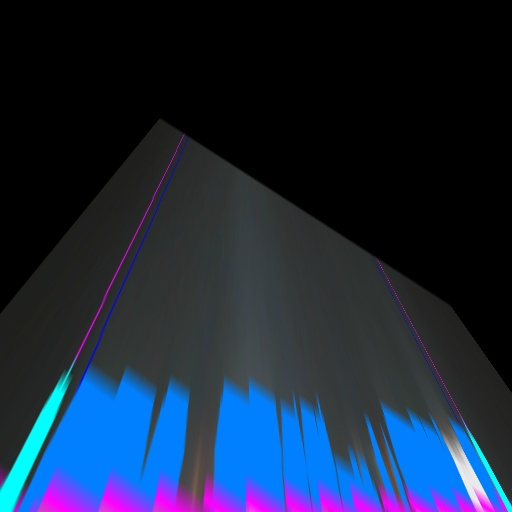
#> input picture adjust_1.jpg, 512 x 512 px, found by its file name
$ python challenge3.py   (older library calls are emulated)
#> lines starting #> are read from the running program, lines starting #| are printed output that depends on the picture
import os
import numpy
import scipy
from scipy import ndimage

im = scipy.misc.imread('../cifar10_image/adjust/adjust_1.jpg')
#> im is the input picture: shape (512, 512, 3); mean R, G, B 25.8, 39.3, 61.8
im = im.astype('int32')
dx = ndimage.sobel(im, 1) # horizontal derivative
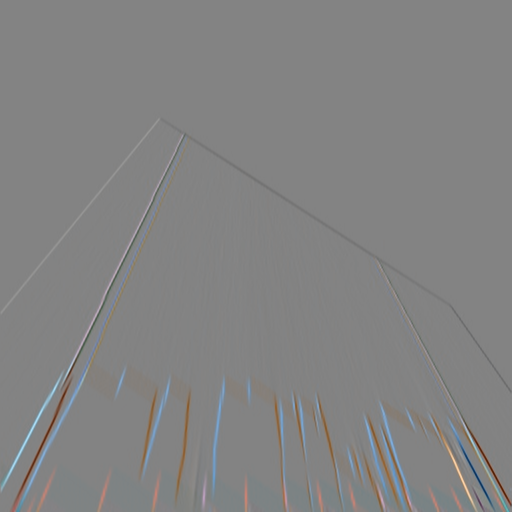
#> dx: shape (512, 512, 3) int32; mean R, G, B -0.4, -0.6, -0.8; drawn with min black and max white
dy = ndimage.sobel(im, 0) # vertical derivative
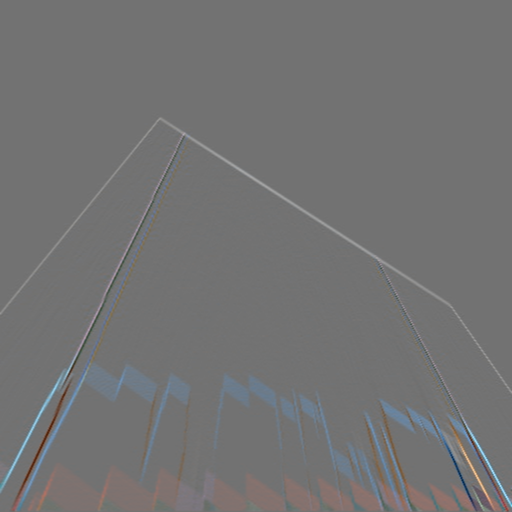
#> dy: shape (512, 512, 3) int32; mean R, G, B 9.7, 8.1, 12; drawn with min black and max white
mag = numpy.hypot(dx, dy) # magnitude
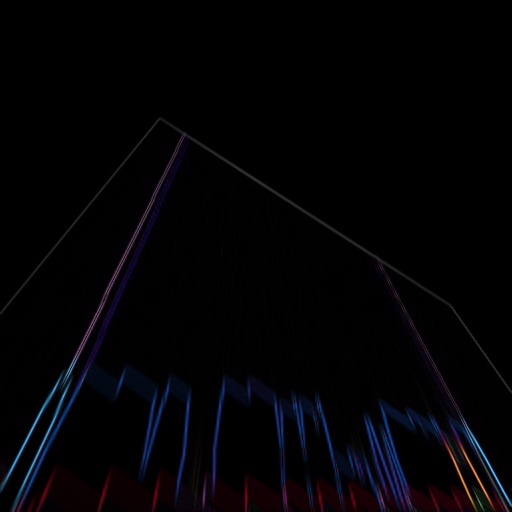
#> mag: shape (512, 512, 3) float64; mean R, G, B 42.6, 36.5, 66.6; drawn with min black and max white
mag *= 255.0 / numpy.max(mag) # normalize (Q&D)
ga = ndimage.filters.uniform_filter1d(mag, 1000, 0)
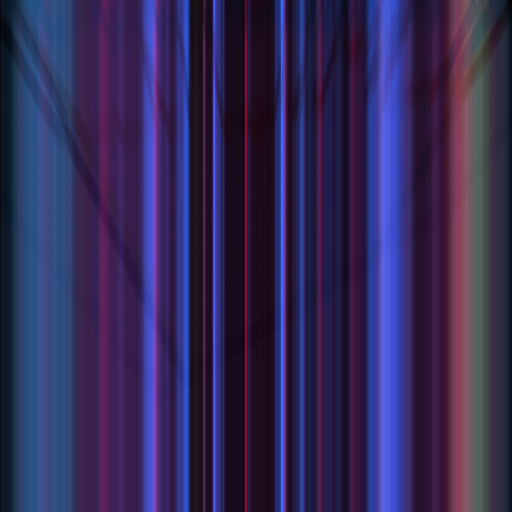
#> ga: shape (512, 512, 3) float64; mean R, G, B 3.38, 2.9, 5.28; drawn with min black and max white
ga *= 255.0 / numpy.max(ga)
scipy.misc.imsave('../cifar10_image/sobel/sobel_1.jpg', mag);

os.system("./challenge3 ../cifar10_image/adjust/adjust_1.jpg")

$ run again, with adjust_00.jpg copied over adjust_1.jpg
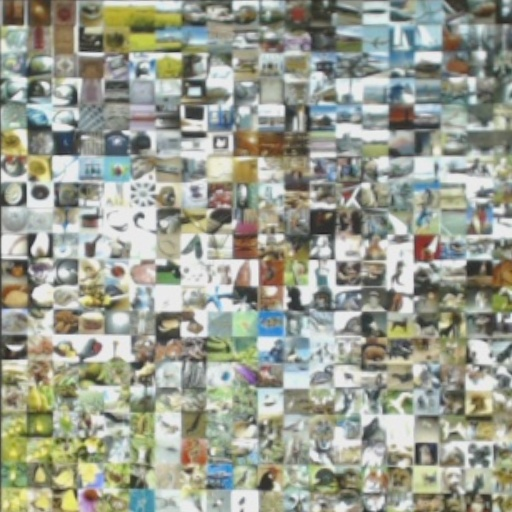
#> input picture adjust_00.jpg, 512 x 512 px, found by its file name
#> im is the input picture: shape (512, 512, 3); mean R, G, B 154.1, 157.4, 144.1
#> `mag = numpy.hypot(dx, dy)`:
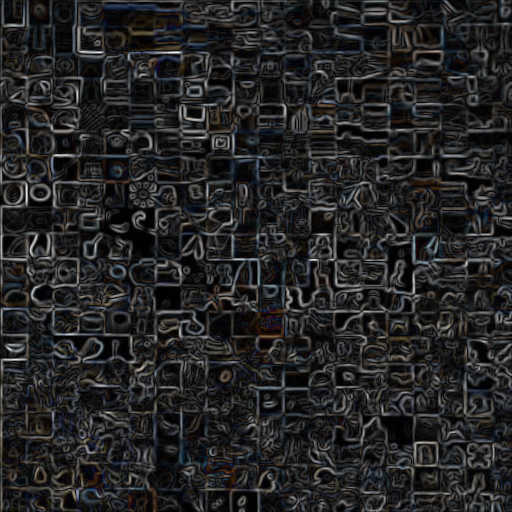
#> mag: shape (512, 512, 3) float64; mean R, G, B 390, 389.7, 396.9; drawn with min black and max white
#> `ga *= 255.0 / numpy.max(ga)`:
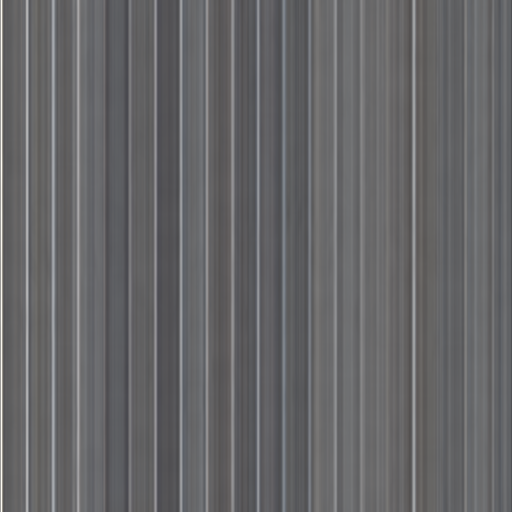
#> ga: shape (512, 512, 3) float64; mean R, G, B 102.7, 102.6, 104.5

$ run again, with adjust_2.jpg copied over adjust_1.jpg
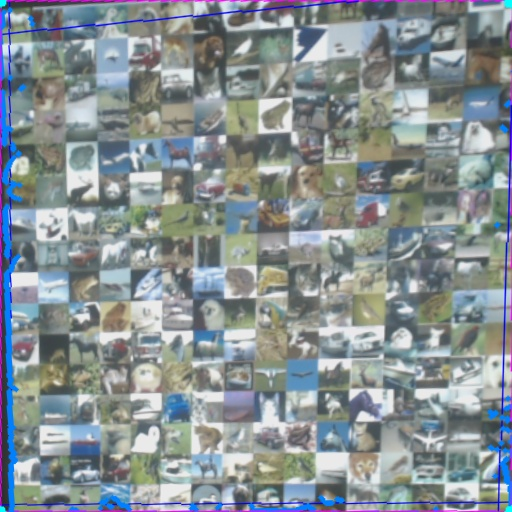
#> input picture adjust_2.jpg, 512 x 512 px, found by its file name
#> im is the input picture: shape (512, 512, 3); mean R, G, B 135.6, 144.4, 147.8
#> `mag = numpy.hypot(dx, dy)`:
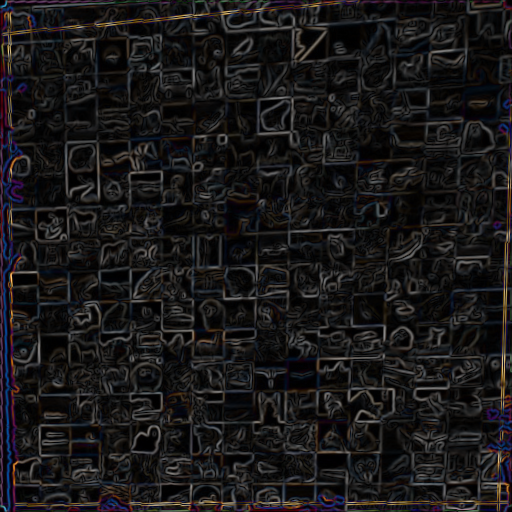
#> mag: shape (512, 512, 3) float64; mean R, G, B 354.4, 333.5, 343; drawn with min black and max white
#> `ga *= 255.0 / numpy.max(ga)`:
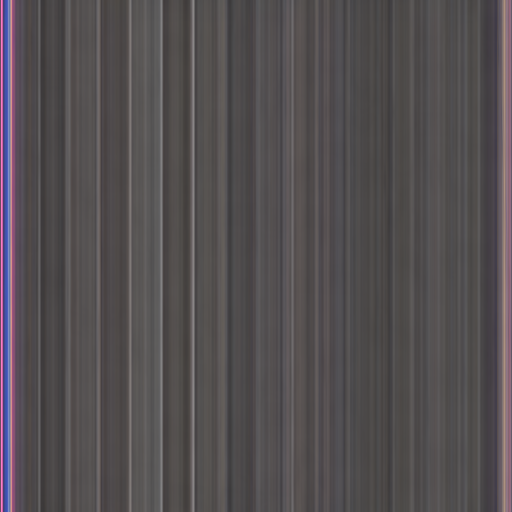
#> ga: shape (512, 512, 3) float64; mean R, G, B 84.7, 79.7, 82

$ run again, with adjust_3.jpg copied over adjust_1.jpg
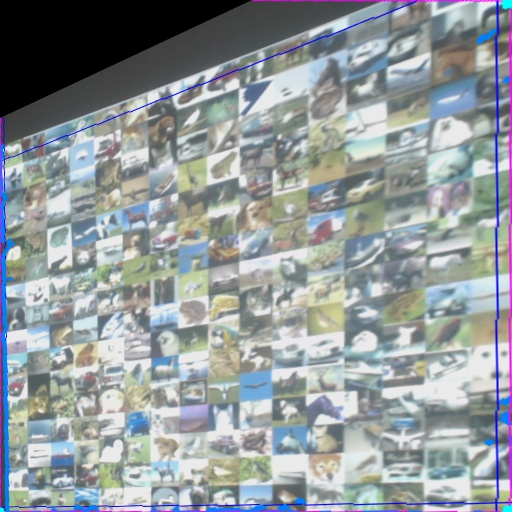
#> input picture adjust_3.jpg, 512 x 512 px, found by its file name
#> im is the input picture: shape (512, 512, 3); mean R, G, B 146.2, 153.2, 155.7
#> `mag = numpy.hypot(dx, dy)`:
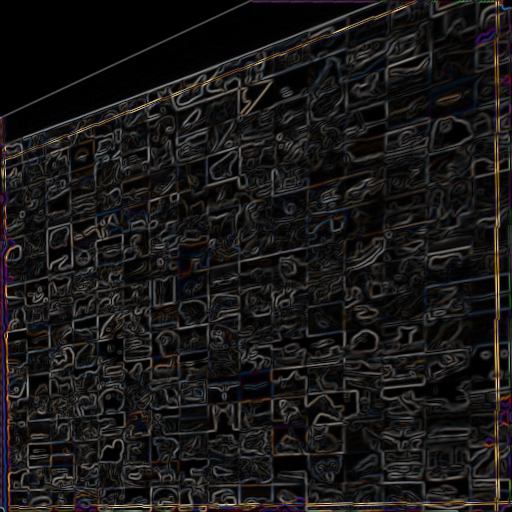
#> mag: shape (512, 512, 3) float64; mean R, G, B 340.8, 317.2, 315.6; drawn with min black and max white
#> `ga *= 255.0 / numpy.max(ga)`:
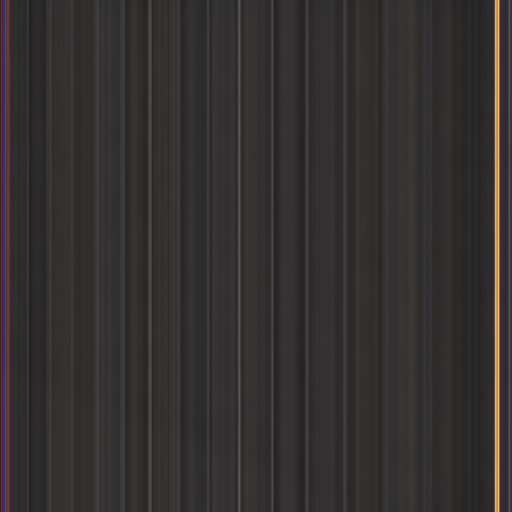
#> ga: shape (512, 512, 3) float64; mean R, G, B 52.6, 48.9, 48.7
